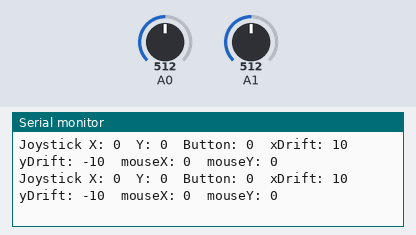
A program run on a simulated Arduino Leonardo, built with avr-gcc and run on an emulated ATmega32U4. Parts: the last lines printed to the serial monitor. The inputs (shaded band) are chosen by the test bench; at power-on: A1 = 512, A0 = 512. USB keyboard and mouse output is not drawn.

Above: at 1.2 s.
1.3 s: A1 set to 55
At 2.0 s:
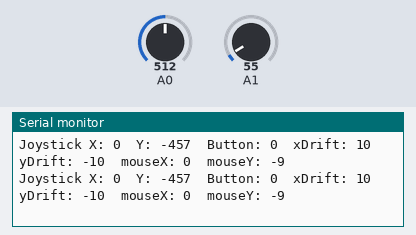
2.8 s: A1 set to 46
At 3.8 s:
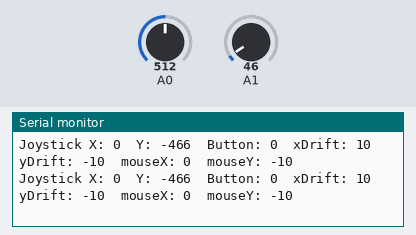
5.8 s: A0 set to 56
At 6.7 s:
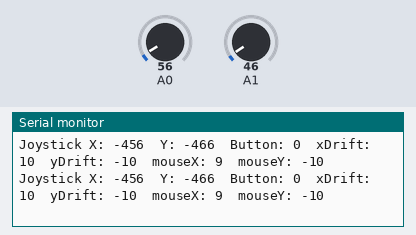
7.3 s: A0 set to 47
At 7.9 s:
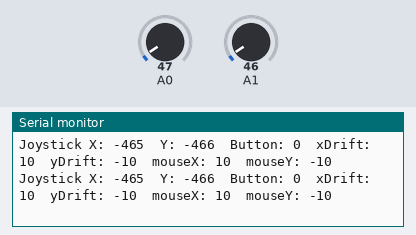
Timing chart, 0 to 9.8 s (numbered marks = the images above; inputs shaded):
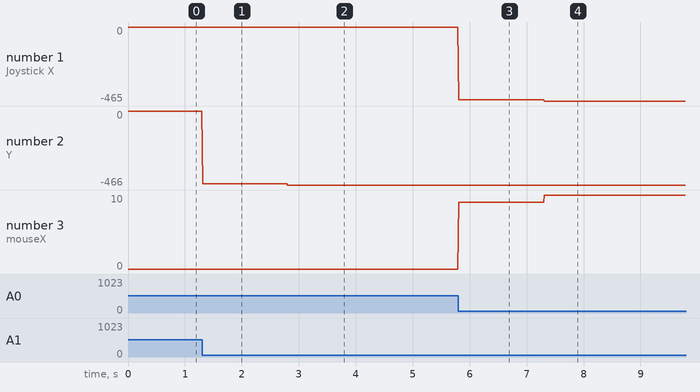

The program:

main.cpp
```cpp
#include <Arduino.h>
#include <Esplora.h>
#include <Mouse.h>

int xDrift = map(Esplora.readJoystickX(), -512, 512, 10, -10);
int yDrift = map(Esplora.readJoystickY(), -512, 512, -10, 10);

void setup()
{
  Serial.begin(9600);       // initialize serial communication with your computer
  Mouse.begin();            // take control of the mouse
}

void loop()
{
  int xValue = Esplora.readJoystickX();        // read the joystick's X position
  int yValue = Esplora.readJoystickY();        // read the joystick's Y position
  int button = Esplora.readJoystickSwitch();   // read the joystick pushbutton
  Serial.print("\nJoystick X: ");                // print a label for the X value
  Serial.print(xValue);                        // print the X value
  Serial.print("\tY: ");                       // print a tab character and a label for the Y value
  Serial.print(yValue);                        // print the Y value
  Serial.print("\tButton: ");                  // print a tab character and a label for the button
  Serial.print(button);                        // print the button value
  Serial.print("\txDrift: ");
  Serial.print(xDrift);
  Serial.print("\tyDrift: ");
  Serial.print(yDrift);
  int mouseX = map( xValue,-512, 512, 10, -10);  // map the X value to a range of movement for the mouse X
  int mouseY = map( yValue,-512, 512, -10, 10);  // map the Y value to a range of movement for the mouse Y
  Serial.print("\tmouseX: ");
  Serial.print(mouseX);
  Serial.print("\tmouseY: ");
  Serial.print(mouseY);
  Mouse.move(mouseX-xDrift/10, mouseY-yDrift/10, 0);                 // move the mouse

  delay(10);                                  // a short delay before moving again
}
```

Measured:
- after the input at 1.3 s, the serial monitor: prints a new line at once (image 1)
- after the input at 2.8 s, the serial monitor: prints a new line at once (image 2)
- after the input at 5.8 s, the serial monitor: prints a new line at once (image 3)
- after the input at 7.3 s, the serial monitor: prints a new line at once (image 4)
- plotted number 1: 0 → -456 after the input at 5.8 s, -456 → -465 after the input at 7.3 s
- plotted number 2: 0 → -457 after the input at 1.3 s, -457 → -466 after the input at 2.8 s
- plotted number 3: 0 → 9 after the input at 5.8 s
